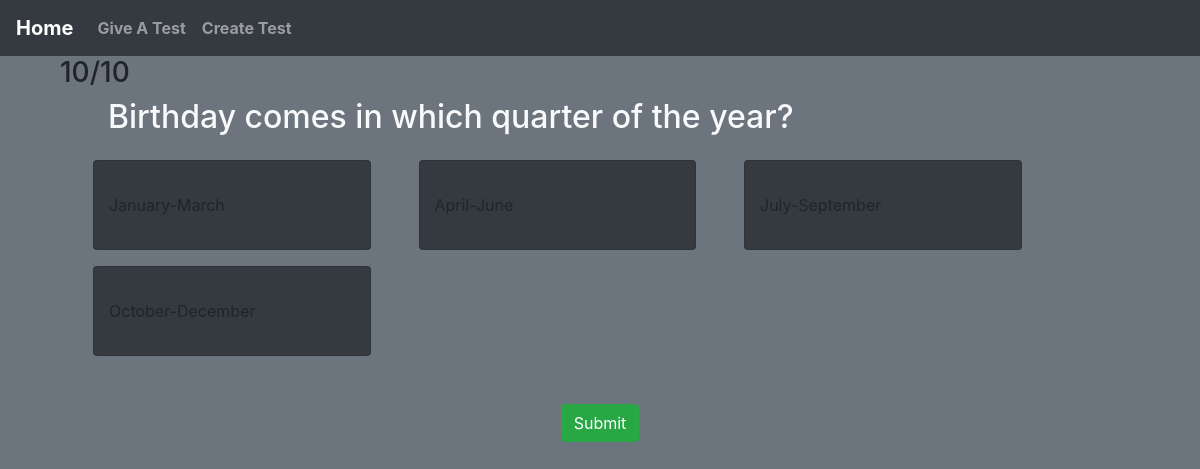
The app's page /quizapp/detail/10, older data.
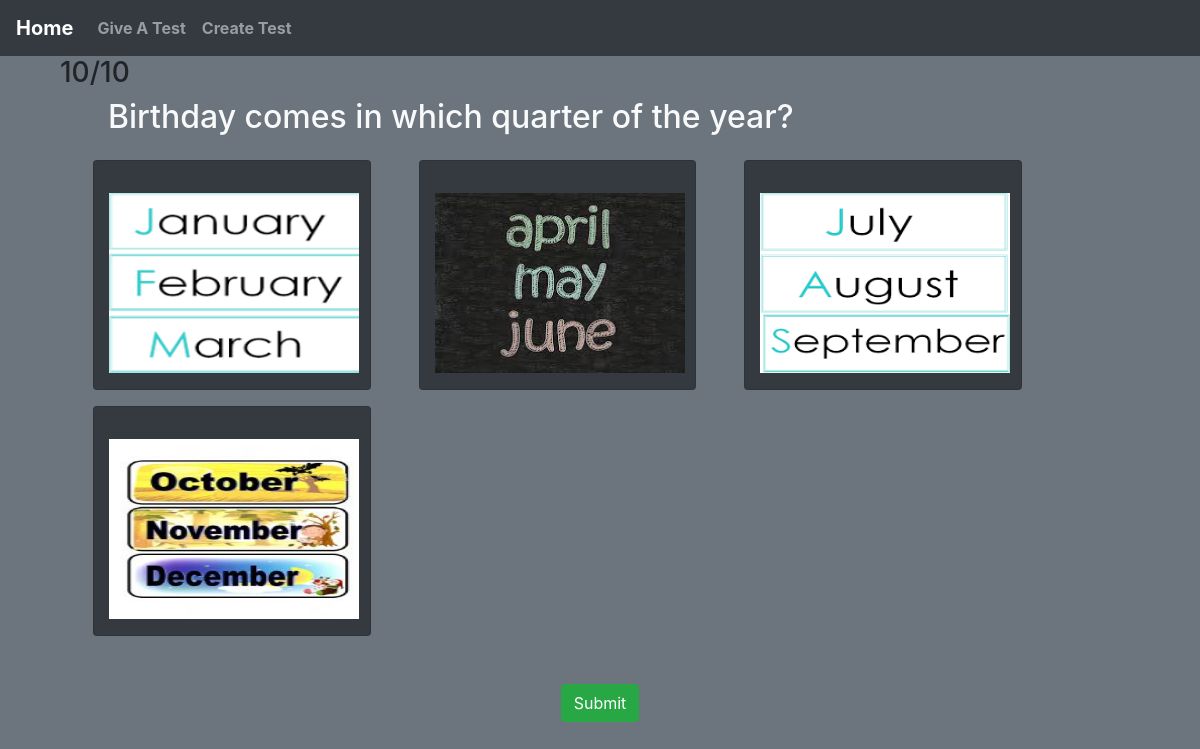
The same page, newer data.
### quizapp/models.py (models this page shows, shortened)
class Question(models.Model):
    question_text = models.CharField(max_length=255)

class Answer(models.Model):
    answer_text = models.CharField(max_length=255)
    answer_image = models.ImageField(upload_to='profile/', null=True, blank=True)
    related_to = models.ForeignKey(
        Question, blank=True, null=True, on_delete=models.CASCADE)
    right_ans = models.BooleanField(default=False)

### quizapp/views.py (the view)
class QuizDetailView(generic.DetailView):
    model = Question
    template_name = 'quizapp/question_detail.html'
    def get_context_data(self, *args, **kwargs):
        context = super(QuizDetailView, self).get_context_data(*args, **kwargs)
        answer = Answer.objects.filter(related_to=self.kwargs.get('pk'))
        context['answer'] = answer
        return context

### quizapp/templates/quizapp/question_detail.html (shortened to what this page needs)
{% extends 'base.html' %}
{% block content %}
<div class="container">
  <form method="GET" action="{% url 'quizapp:choice' pk=question.id %}">
    <h3>{{question.id}}/10</h3>
    <h2 class="ml-5 text-light">{{ question.question_text }}</h2>
    <div class="row">
      {% for ans in answer %}
      <div class="card bg-dark col-lg-3 col-md-4 col-sm-12 mt-3 py-2 px-auto ml-5" style="width:250px;">
        <label>
          {% if ans.answer_image %}
          <img src="{{ ans.answer_image.url }}" value="{{ ans.answer_text }}" name="choice" alt="img" width="250px"
            height="180px" />
        </label>
        {% else %}
        <p>{{ ans.answer_text }}</p>
        {% endif %}
      </div>
      {% endfor %}
    </div>
    <br><br>
    <center>
      <button class="btn btn-success" type="submit">Submit</button>
    </center>
  </form>
</div>
{% endblock %}

### templates/base.html (shortened to what this page needs)
<!DOCTYPE html>
{% load staticfiles %}
<html lang="en">
<head>
    <link rel="stylesheet" href="{% static 'css/main.css' %}">
    <link rel="stylesheet" href="https://stackpath.bootstrapcdn.com/bootstrap/4.2.1/css/bootstrap.min.css" />
</head>
<body class="bg-secondary">
    <nav class='navbar navbar-expand-lg navbar-dark bg-dark'>
        <a class="navbar-brand font-weight-bold" href="{% url 'index' %}">Home</a>
        <ul class="navbar-nav">
            <li class="nav-item"><a href="{% url 'quizapp:list' %}" class="font-weight-bold nav-link">Give A Test</a></li>
            <li class="nav-item"><a href="{% url 'quizapp:hello' %}" class="font-weight-bold nav-link">Create Test</a></li>
        </ul>
    </nav>
    <div class="container">
        {% block content %}
        {% endblock %}
    </div>
</body>
</html>

Row changes from the older to the newer data that the page shows:
changed Answer (number 1 of 4 on the later page): answer_image: picture added; answer_image empty → "profile/q1.png" (drawn); answer_text "January-March" → (not shown)
changed Answer (number 2 of 4 on the later page): answer_image: picture added; answer_image empty → "profile/q2.jpg" (drawn); answer_text "April-June" → (not shown)
changed Answer (number 3 of 4 on the later page): answer_image: picture added; answer_image empty → "profile/q3.png" (drawn); answer_text "July-September" → (not shown)
changed Answer (number 4 of 4 on the later page): answer_image: picture added; answer_image empty → "profile/q4.jpg" (drawn); answer_text "October-December" → (not shown)
